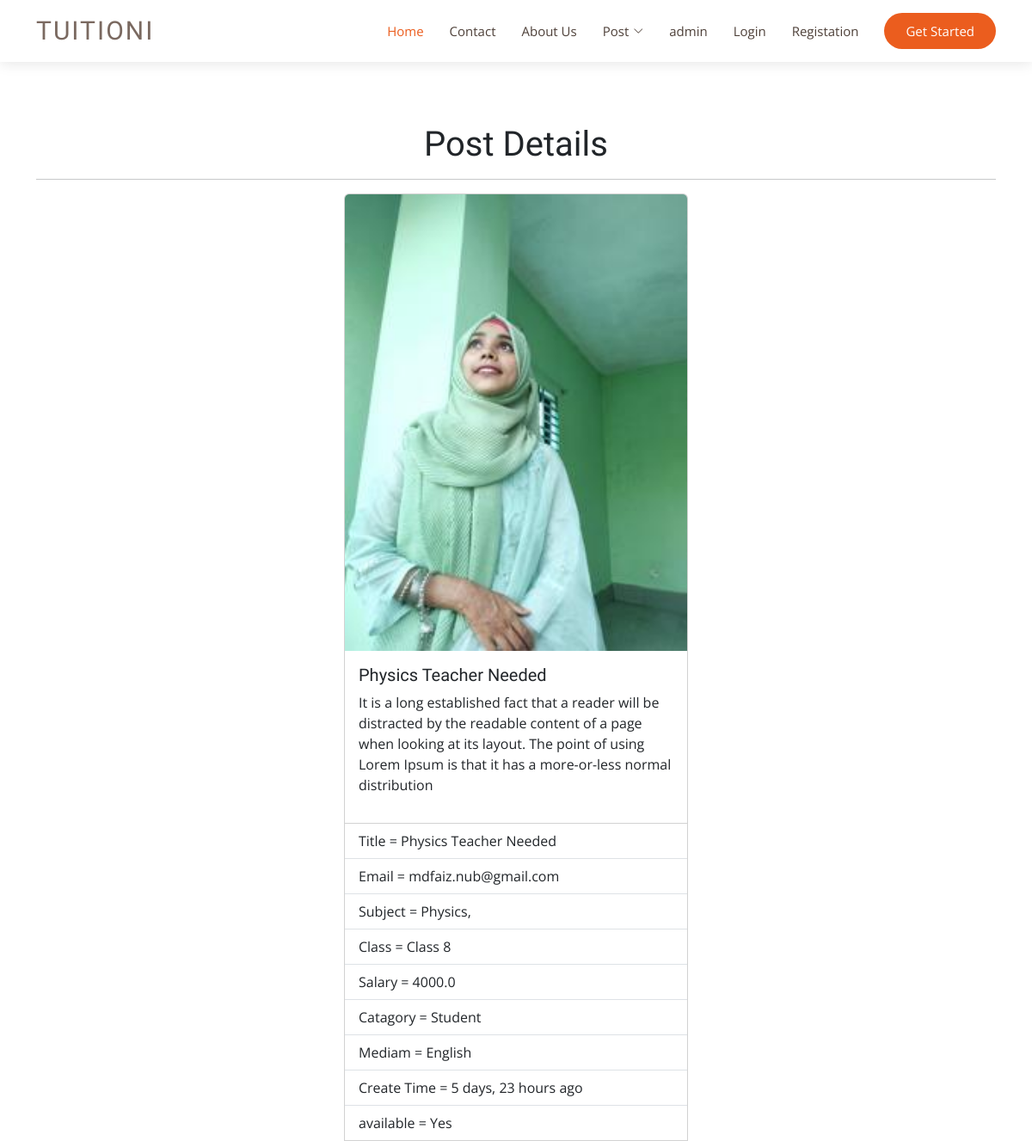
/tuition/post_detail/16/ (upper part), run on an earlier commit of the app's database.
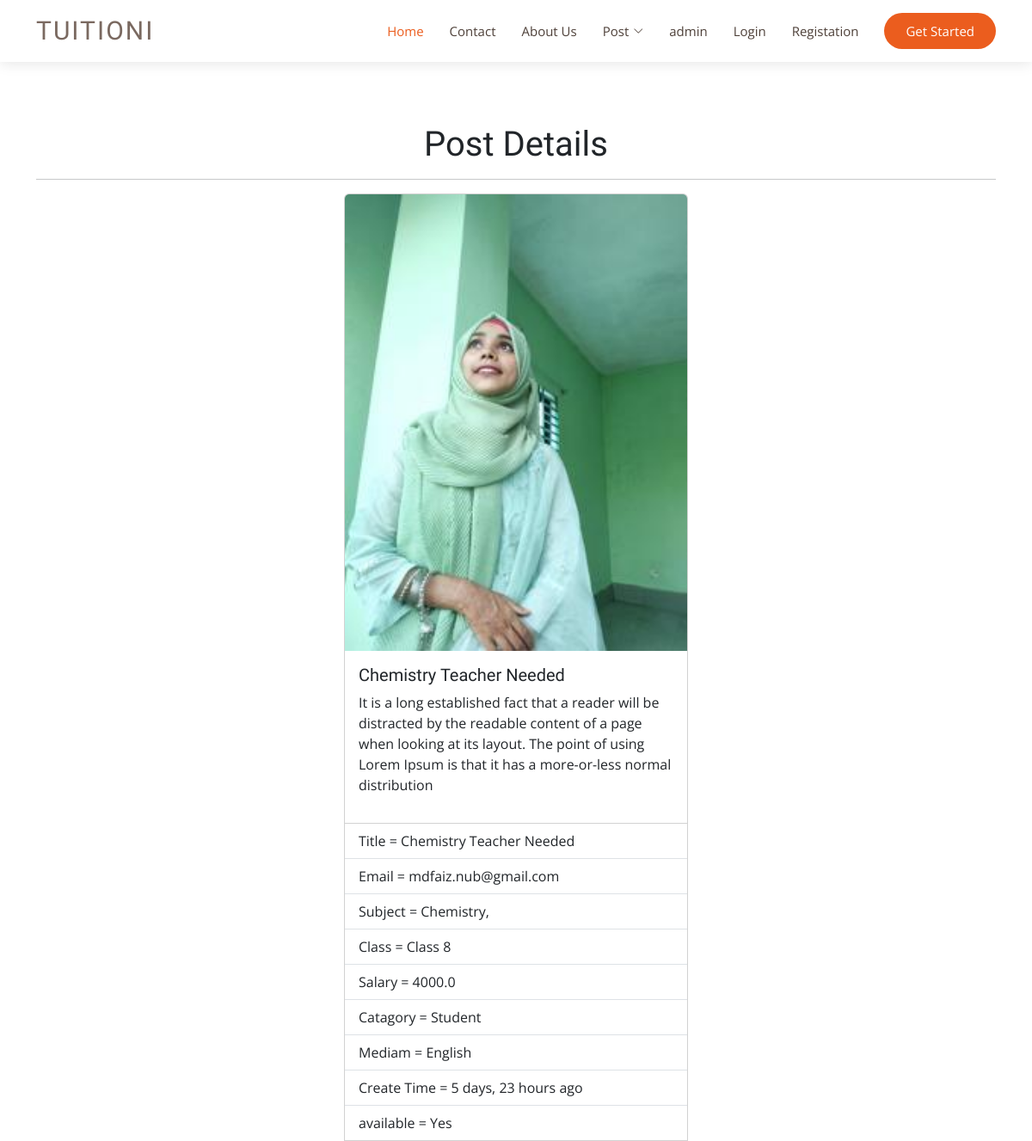
And on a later commit of the database.
### tuition/models.py (models this page shows, shortened)
class post(models.Model):
   CATAGORY = (
      ('Student','Student'),
      ('Teacher','Teacher'),
   )
   MEDIUM = (
      ('Bangla','Bangla'),
      ('English','English'),
      ('Hindi','Hindi'),
   )
   user = models.ForeignKey(User,on_delete=models.CASCADE,related_name='post_set',blank=True,null=True)
   id = models.AutoField(primary_key=True)
   title = models.CharField(max_length=100)
   slug = models.CharField(max_length=50,default=title)
   email = models.EmailField(max_length=254)
   salary = models.FloatField()
   details = models.TextField()
   available = models.BooleanField()
   catagory= models.CharField(max_length=50, choices=CATAGORY)
   created_at = models.DateTimeField(default=now)
   image = models.ImageField(default='default.jpg', upload_to='tuition/images')
   medium = MultiSelectField(max_length=255,default='English',max_choices=3,choices=MEDIUM)
   subject = models.ManyToManyField(Subject,related_name='subject_set')
   class_in = models.ManyToManyField(Class_in,related_name='class_set')

class Subject(models.Model):
   name = models.CharField(max_length=100)

class Class_in(models.Model):
   name = models.CharField(max_length=100)

### tuition/views.py (the view)
# urls.py: path('post_detail/<int:id>/', post_detail, name= "post_detail"),
def post_detail(request,id):
    postdetail = post.objects.get(id=id)
    return render(request,'tuition/postdetail.html',{'postdetail':postdetail})

### templates/tuition/postdetail.html (shortened to what this page needs)
{% include 'header.html' %}
<br><br><br>
{% block body %}
{% load humanize %}
<div class='container '>
    <h1 class=text-center>Post Details </h1><hr>
<div class="card mx-auto" style="width: 25rem;">
    <img src="{{postdetail.image.url}}" class="card-img-top " alt="Image">
    <div class="card-body">
      <h5 class="card-title">{{postdetail.title}}</h5>
      <p>{{postdetail.details}}</p>
    </div>
    <ul class="list-group list-group-flush">
      <li class="list-group-item">Title = {{postdetail.title}}<br></li>
      <li class="list-group-item">Email = {{postdetail.email}}<br></li>
      <li class="list-group-item">Subject = {% for s  in postdetail.subject.all  %}
        {{s.name}},
    {% endfor %}</li>
      <li class="list-group-item">Class = {% for c  in postdetail.class_in.all  %}
        {{c.name}}
    {% endfor %}</li>
    <li class="list-group-item"> Salary = {{postdetail.salary}}<br></li>
    <li class="list-group-item">Catagory = {{postdetail.catagory}}<br></li>
    <li class="list-group-item">Mediam = {{postdetail.medium}}<br></li>
    <li class="list-group-item">Create Time = {{postdetail.created_at | naturaltime}}<br></li>
    <li class="list-group-item">available = {%if postdetail.available %}Yes{%else%} No {%endif%} <br></li>
    </ul>
  </div>
</div>
{% endblock body %}
{% include 'footer.html' %}

What changed in the data, as far as the page shows it:
no longer on this page (row unchanged): Subject: name "Physics"
changed post "mdfaiz.nub@gmail.com": title "Physics Teacher Needed" → "Chemistry Teacher Needed"
now on this page (row unchanged): Subject: name "Chemistry"
